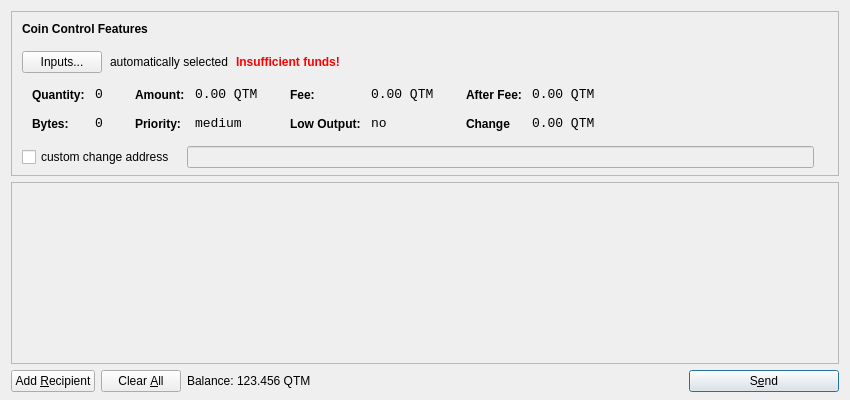
<?xml version="1.0" encoding="UTF-8"?>
<ui version="4.0">
 <class>SendCoinsDialog</class>
 <widget class="QDialog" name="SendCoinsDialog">
  <property name="geometry">
   <rect>
    <x>0</x>
    <y>0</y>
    <width>850</width>
    <height>400</height>
   </rect>
  </property>
  <property name="windowTitle">
   <string>Send Coins</string>
  </property>
  <layout class="QVBoxLayout" name="verticalLayout" stretch="0,1,0">
   <property name="bottomMargin">
    <number>8</number>
   </property>
   <item>
    <widget class="QFrame" name="frameCoinControl">
     <property name="sizePolicy">
      <sizepolicy hsizetype="Expanding" vsizetype="Expanding">
       <horstretch>0</horstretch>
       <verstretch>0</verstretch>
      </sizepolicy>
     </property>
     <property name="maximumSize">
      <size>
       <width>16777215</width>
       <height>16777215</height>
      </size>
     </property>
     <property name="frameShape">
      <enum>QFrame::StyledPanel</enum>
     </property>
     <property name="frameShadow">
      <enum>QFrame::Sunken</enum>
     </property>
     <layout class="QVBoxLayout" name="verticalLayoutCoinControl2">
      <property name="spacing">
       <number>-1</number>
      </property>
      <property name="leftMargin">
       <number>0</number>
      </property>
      <property name="topMargin">
       <number>0</number>
      </property>
      <property name="rightMargin">
       <number>0</number>
      </property>
      <property name="bottomMargin">
       <number>6</number>
      </property>
      <item>
       <layout class="QVBoxLayout" name="verticalLayoutCoinControl" stretch="0,0,0,0,1">
        <property name="spacing">
         <number>0</number>
        </property>
        <property name="leftMargin">
         <number>10</number>
        </property>
        <property name="topMargin">
         <number>10</number>
        </property>
        <item>
         <layout class="QHBoxLayout" name="horizontalLayoutCoinControl1">
          <property name="bottomMargin">
           <number>15</number>
          </property>
          <item>
           <widget class="QLabel" name="labelCoinControlFeatures">
            <property name="sizePolicy">
             <sizepolicy hsizetype="Preferred" vsizetype="Maximum">
              <horstretch>0</horstretch>
              <verstretch>0</verstretch>
             </sizepolicy>
            </property>
            <property name="font">
             <font>
              <weight>75</weight>
              <bold>true</bold>
             </font>
            </property>
            <property name="styleSheet">
             <string notr="true">font-weight:bold;</string>
            </property>
            <property name="text">
             <string>Coin Control Features</string>
            </property>
           </widget>
          </item>
         </layout>
        </item>
        <item>
         <layout class="QHBoxLayout" name="horizontalLayoutCoinControl2" stretch="0,0,0,0">
          <property name="spacing">
           <number>8</number>
          </property>
          <property name="bottomMargin">
           <number>10</number>
          </property>
          <item>
           <widget class="QPushButton" name="pushButtonCoinControl">
            <property name="styleSheet">
             <string notr="true"/>
            </property>
            <property name="text">
             <string>Inputs...</string>
            </property>
           </widget>
          </item>
          <item>
           <widget class="QLabel" name="labelCoinControlAutomaticallySelected">
            <property name="text">
             <string>automatically selected</string>
            </property>
            <property name="margin">
             <number>5</number>
            </property>
           </widget>
          </item>
          <item>
           <widget class="QLabel" name="labelCoinControlInsuffFunds">
            <property name="font">
             <font>
              <weight>75</weight>
              <bold>true</bold>
             </font>
            </property>
            <property name="styleSheet">
             <string notr="true">color:red;font-weight:bold;</string>
            </property>
            <property name="text">
             <string>Insufficient funds!</string>
            </property>
            <property name="margin">
             <number>5</number>
            </property>
           </widget>
          </item>
          <item>
           <spacer name="horizontalSpacerCoinControl">
            <property name="orientation">
             <enum>Qt::Horizontal</enum>
            </property>
            <property name="sizeHint" stdset="0">
             <size>
              <width>40</width>
              <height>1</height>
             </size>
            </property>
           </spacer>
          </item>
         </layout>
        </item>
        <item>
         <widget class="QWidget" name="widgetCoinControl" native="true">
          <property name="sizePolicy">
           <sizepolicy hsizetype="Preferred" vsizetype="Preferred">
            <horstretch>0</horstretch>
            <verstretch>0</verstretch>
           </sizepolicy>
          </property>
          <property name="minimumSize">
           <size>
            <width>0</width>
            <height>0</height>
           </size>
          </property>
          <property name="styleSheet">
           <string notr="true"/>
          </property>
          <layout class="QHBoxLayout" name="horizontalLayoutCoinControl5">
           <property name="margin">
            <number>0</number>
           </property>
           <item>
            <layout class="QHBoxLayout" name="horizontalLayoutCoinControl3" stretch="0,0,0,1">
             <property name="spacing">
              <number>20</number>
             </property>
             <property name="topMargin">
              <number>0</number>
             </property>
             <property name="bottomMargin">
              <number>10</number>
             </property>
             <item>
              <layout class="QFormLayout" name="formLayoutCoinControl1">
               <property name="horizontalSpacing">
                <number>10</number>
               </property>
               <property name="verticalSpacing">
                <number>14</number>
               </property>
               <property name="leftMargin">
                <number>10</number>
               </property>
               <property name="topMargin">
                <number>4</number>
               </property>
               <property name="rightMargin">
                <number>6</number>
               </property>
               <item row="0" column="0">
                <widget class="QLabel" name="labelCoinControlQuantityText">
                 <property name="styleSheet">
                  <string notr="true">font-weight:bold;</string>
                 </property>
                 <property name="text">
                  <string>Quantity:</string>
                 </property>
                 <property name="margin">
                  <number>0</number>
                 </property>
                </widget>
               </item>
               <item row="0" column="1">
                <widget class="QLabel" name="labelCoinControlQuantity">
                 <property name="font">
                  <font>
                   <family>Monospace</family>
                   <pointsize>10</pointsize>
                  </font>
                 </property>
                 <property name="cursor">
                  <cursorShape>IBeamCursor</cursorShape>
                 </property>
                 <property name="contextMenuPolicy">
                  <enum>Qt::ActionsContextMenu</enum>
                 </property>
                 <property name="text">
                  <string>0</string>
                 </property>
                 <property name="margin">
                  <number>0</number>
                 </property>
                 <property name="textInteractionFlags">
                  <set>Qt::LinksAccessibleByMouse|Qt::TextSelectableByKeyboard|Qt::TextSelectableByMouse</set>
                 </property>
                </widget>
               </item>
               <item row="1" column="0">
                <widget class="QLabel" name="labelCoinControlBytesText">
                 <property name="styleSheet">
                  <string notr="true">font-weight:bold;</string>
                 </property>
                 <property name="text">
                  <string>Bytes:</string>
                 </property>
                </widget>
               </item>
               <item row="1" column="1">
                <widget class="QLabel" name="labelCoinControlBytes">
                 <property name="font">
                  <font>
                   <family>Monospace</family>
                   <pointsize>10</pointsize>
                  </font>
                 </property>
                 <property name="cursor">
                  <cursorShape>IBeamCursor</cursorShape>
                 </property>
                 <property name="contextMenuPolicy">
                  <enum>Qt::ActionsContextMenu</enum>
                 </property>
                 <property name="text">
                  <string>0</string>
                 </property>
                 <property name="textInteractionFlags">
                  <set>Qt::LinksAccessibleByMouse|Qt::TextSelectableByKeyboard|Qt::TextSelectableByMouse</set>
                 </property>
                </widget>
               </item>
              </layout>
             </item>
             <item>
              <layout class="QFormLayout" name="formLayoutCoinControl2">
               <property name="horizontalSpacing">
                <number>10</number>
               </property>
               <property name="verticalSpacing">
                <number>14</number>
               </property>
               <property name="leftMargin">
                <number>6</number>
               </property>
               <property name="topMargin">
                <number>4</number>
               </property>
               <property name="rightMargin">
                <number>6</number>
               </property>
               <item row="0" column="0">
                <widget class="QLabel" name="labelCoinControlAmountText">
                 <property name="styleSheet">
                  <string notr="true">font-weight:bold;</string>
                 </property>
                 <property name="text">
                  <string>Amount:</string>
                 </property>
                 <property name="margin">
                  <number>0</number>
                 </property>
                </widget>
               </item>
               <item row="0" column="1">
                <widget class="QLabel" name="labelCoinControlAmount">
                 <property name="font">
                  <font>
                   <family>Monospace</family>
                   <pointsize>10</pointsize>
                  </font>
                 </property>
                 <property name="cursor">
                  <cursorShape>IBeamCursor</cursorShape>
                 </property>
                 <property name="contextMenuPolicy">
                  <enum>Qt::ActionsContextMenu</enum>
                 </property>
                 <property name="text">
                  <string>0.00 QTM</string>
                 </property>
                 <property name="textInteractionFlags">
                  <set>Qt::LinksAccessibleByMouse|Qt::TextSelectableByKeyboard|Qt::TextSelectableByMouse</set>
                 </property>
                </widget>
               </item>
               <item row="1" column="0">
                <widget class="QLabel" name="labelCoinControlPriorityText">
                 <property name="styleSheet">
                  <string notr="true">font-weight:bold;</string>
                 </property>
                 <property name="text">
                  <string>Priority:</string>
                 </property>
                </widget>
               </item>
               <item row="1" column="1">
                <widget class="QLabel" name="labelCoinControlPriority">
                 <property name="font">
                  <font>
                   <family>Monospace</family>
                   <pointsize>10</pointsize>
                  </font>
                 </property>
                 <property name="cursor">
                  <cursorShape>IBeamCursor</cursorShape>
                 </property>
                 <property name="contextMenuPolicy">
                  <enum>Qt::ActionsContextMenu</enum>
                 </property>
                 <property name="text">
                  <string>medium</string>
                 </property>
                 <property name="textInteractionFlags">
                  <set>Qt::LinksAccessibleByMouse|Qt::TextSelectableByKeyboard|Qt::TextSelectableByMouse</set>
                 </property>
                </widget>
               </item>
              </layout>
             </item>
             <item>
              <layout class="QFormLayout" name="formLayoutCoinControl3">
               <property name="horizontalSpacing">
                <number>10</number>
               </property>
               <property name="verticalSpacing">
                <number>14</number>
               </property>
               <property name="leftMargin">
                <number>6</number>
               </property>
               <property name="topMargin">
                <number>4</number>
               </property>
               <property name="rightMargin">
                <number>6</number>
               </property>
               <item row="0" column="0">
                <widget class="QLabel" name="labelCoinControlFeeText">
                 <property name="styleSheet">
                  <string notr="true">font-weight:bold;</string>
                 </property>
                 <property name="text">
                  <string>Fee:</string>
                 </property>
                 <property name="margin">
                  <number>0</number>
                 </property>
                </widget>
               </item>
               <item row="0" column="1">
                <widget class="QLabel" name="labelCoinControlFee">
                 <property name="font">
                  <font>
                   <family>Monospace</family>
                   <pointsize>10</pointsize>
                  </font>
                 </property>
                 <property name="cursor">
                  <cursorShape>IBeamCursor</cursorShape>
                 </property>
                 <property name="contextMenuPolicy">
                  <enum>Qt::ActionsContextMenu</enum>
                 </property>
                 <property name="text">
                  <string>0.00 QTM</string>
                 </property>
                 <property name="textInteractionFlags">
                  <set>Qt::LinksAccessibleByMouse|Qt::TextSelectableByKeyboard|Qt::TextSelectableByMouse</set>
                 </property>
                </widget>
               </item>
               <item row="1" column="0">
                <widget class="QLabel" name="labelCoinControlLowOutputText">
                 <property name="styleSheet">
                  <string notr="true">font-weight:bold;</string>
                 </property>
                 <property name="text">
                  <string>Low Output:</string>
                 </property>
                </widget>
               </item>
               <item row="1" column="1">
                <widget class="QLabel" name="labelCoinControlLowOutput">
                 <property name="font">
                  <font>
                   <family>Monospace</family>
                   <pointsize>10</pointsize>
                  </font>
                 </property>
                 <property name="cursor">
                  <cursorShape>IBeamCursor</cursorShape>
                 </property>
                 <property name="contextMenuPolicy">
                  <enum>Qt::ActionsContextMenu</enum>
                 </property>
                 <property name="text">
                  <string>no</string>
                 </property>
                 <property name="textInteractionFlags">
                  <set>Qt::LinksAccessibleByMouse|Qt::TextSelectableByKeyboard|Qt::TextSelectableByMouse</set>
                 </property>
                </widget>
               </item>
              </layout>
             </item>
             <item>
              <layout class="QFormLayout" name="formLayoutCoinControl4">
               <property name="horizontalSpacing">
                <number>10</number>
               </property>
               <property name="verticalSpacing">
                <number>14</number>
               </property>
               <property name="leftMargin">
                <number>6</number>
               </property>
               <property name="topMargin">
                <number>4</number>
               </property>
               <property name="rightMargin">
                <number>6</number>
               </property>
               <item row="0" column="0">
                <widget class="QLabel" name="labelCoinControlAfterFeeText">
                 <property name="styleSheet">
                  <string notr="true">font-weight:bold;</string>
                 </property>
                 <property name="text">
                  <string>After Fee:</string>
                 </property>
                 <property name="margin">
                  <number>0</number>
                 </property>
                </widget>
               </item>
               <item row="0" column="1">
                <widget class="QLabel" name="labelCoinControlAfterFee">
                 <property name="font">
                  <font>
                   <family>Monospace</family>
                   <pointsize>10</pointsize>
                  </font>
                 </property>
                 <property name="cursor">
                  <cursorShape>IBeamCursor</cursorShape>
                 </property>
                 <property name="contextMenuPolicy">
                  <enum>Qt::ActionsContextMenu</enum>
                 </property>
                 <property name="text">
                  <string>0.00 QTM</string>
                 </property>
                 <property name="textInteractionFlags">
                  <set>Qt::LinksAccessibleByMouse|Qt::TextSelectableByKeyboard|Qt::TextSelectableByMouse</set>
                 </property>
                </widget>
               </item>
               <item row="1" column="0">
                <widget class="QLabel" name="labelCoinControlChangeText">
                 <property name="styleSheet">
                  <string notr="true">font-weight:bold;</string>
                 </property>
                 <property name="text">
                  <string>Change</string>
                 </property>
                </widget>
               </item>
               <item row="1" column="1">
                <widget class="QLabel" name="labelCoinControlChange">
                 <property name="font">
                  <font>
                   <family>Monospace</family>
                   <pointsize>10</pointsize>
                  </font>
                 </property>
                 <property name="cursor">
                  <cursorShape>IBeamCursor</cursorShape>
                 </property>
                 <property name="contextMenuPolicy">
                  <enum>Qt::ActionsContextMenu</enum>
                 </property>
                 <property name="text">
                  <string>0.00 QTM</string>
                 </property>
                 <property name="textInteractionFlags">
                  <set>Qt::LinksAccessibleByMouse|Qt::TextSelectableByKeyboard|Qt::TextSelectableByMouse</set>
                 </property>
                </widget>
               </item>
              </layout>
             </item>
            </layout>
           </item>
          </layout>
         </widget>
        </item>
        <item>
         <layout class="QHBoxLayout" name="horizontalLayoutCoinControl4" stretch="0,0,0">
          <property name="spacing">
           <number>12</number>
          </property>
          <property name="sizeConstraint">
           <enum>QLayout::SetDefaultConstraint</enum>
          </property>
          <property name="topMargin">
           <number>5</number>
          </property>
          <property name="rightMargin">
           <number>5</number>
          </property>
          <item>
           <widget class="QCheckBox" name="checkBoxCoinControlChange">
            <property name="text">
             <string>custom change address</string>
            </property>
           </widget>
          </item>
          <item>
           <widget class="QLineEdit" name="lineEditCoinControlChange">
            <property name="enabled">
             <bool>false</bool>
            </property>
            <property name="sizePolicy">
             <sizepolicy hsizetype="Expanding" vsizetype="Fixed">
              <horstretch>0</horstretch>
              <verstretch>0</verstretch>
             </sizepolicy>
            </property>
           </widget>
          </item>
          <item>
           <widget class="QLabel" name="labelCoinControlChangeLabel">
            <property name="sizePolicy">
             <sizepolicy hsizetype="Preferred" vsizetype="Expanding">
              <horstretch>0</horstretch>
              <verstretch>0</verstretch>
             </sizepolicy>
            </property>
            <property name="minimumSize">
             <size>
              <width>0</width>
              <height>0</height>
             </size>
            </property>
            <property name="text">
             <string/>
            </property>
            <property name="margin">
             <number>3</number>
            </property>
           </widget>
          </item>
         </layout>
        </item>
        <item>
         <spacer name="verticalSpacerCoinControl">
          <property name="orientation">
           <enum>Qt::Vertical</enum>
          </property>
          <property name="sizeHint" stdset="0">
           <size>
            <width>800</width>
            <height>1</height>
           </size>
          </property>
         </spacer>
        </item>
       </layout>
      </item>
     </layout>
    </widget>
   </item>
   <item>
    <widget class="QScrollArea" name="scrollArea">
     <property name="widgetResizable">
      <bool>true</bool>
     </property>
     <widget class="QWidget" name="scrollAreaWidgetContents">
      <property name="geometry">
       <rect>
        <x>0</x>
        <y>0</y>
        <width>830</width>
        <height>165</height>
       </rect>
      </property>
      <layout class="QVBoxLayout" name="verticalLayout_2">
       <property name="margin">
        <number>0</number>
       </property>
       <item>
        <layout class="QVBoxLayout" name="entries">
         <property name="spacing">
          <number>6</number>
         </property>
        </layout>
       </item>
       <item>
        <spacer name="verticalSpacer">
         <property name="orientation">
          <enum>Qt::Vertical</enum>
         </property>
         <property name="sizeHint" stdset="0">
          <size>
           <width>20</width>
           <height>40</height>
          </size>
         </property>
        </spacer>
       </item>
      </layout>
     </widget>
    </widget>
   </item>
   <item>
    <layout class="QHBoxLayout" name="horizontalLayout">
     <item>
      <widget class="QPushButton" name="addButton">
       <property name="toolTip">
        <string>Send to multiple recipients at once</string>
       </property>
       <property name="text">
        <string>Add &amp;Recipient</string>
       </property>
       <property name="icon">
        <iconset resource="../bitcoin.qrc">
         <normaloff>:/icons/add</normaloff>:/icons/add</iconset>
       </property>
       <property name="autoDefault">
        <bool>false</bool>
       </property>
      </widget>
     </item>
     <item>
      <widget class="QPushButton" name="clearButton">
       <property name="sizePolicy">
        <sizepolicy hsizetype="Minimum" vsizetype="Fixed">
         <horstretch>0</horstretch>
         <verstretch>0</verstretch>
        </sizepolicy>
       </property>
       <property name="toolTip">
        <string>Remove all transaction fields</string>
       </property>
       <property name="text">
        <string>Clear &amp;All</string>
       </property>
       <property name="icon">
        <iconset resource="../bitcoin.qrc">
         <normaloff>:/icons/remove</normaloff>:/icons/remove</iconset>
       </property>
       <property name="autoRepeatDelay">
        <number>300</number>
       </property>
       <property name="autoDefault">
        <bool>false</bool>
       </property>
      </widget>
     </item>
     <item>
      <layout class="QHBoxLayout" name="horizontalLayout_2">
       <property name="spacing">
        <number>3</number>
       </property>
       <item>
        <widget class="QLabel" name="label">
         <property name="sizePolicy">
          <sizepolicy hsizetype="Preferred" vsizetype="Fixed">
           <horstretch>0</horstretch>
           <verstretch>0</verstretch>
          </sizepolicy>
         </property>
         <property name="text">
          <string>Balance:</string>
         </property>
        </widget>
       </item>
       <item>
        <widget class="QLabel" name="labelBalance">
         <property name="sizePolicy">
          <sizepolicy hsizetype="Preferred" vsizetype="Fixed">
           <horstretch>0</horstretch>
           <verstretch>0</verstretch>
          </sizepolicy>
         </property>
         <property name="cursor">
          <cursorShape>IBeamCursor</cursorShape>
         </property>
         <property name="text">
          <string>123.456 QTM</string>
         </property>
         <property name="textInteractionFlags">
          <set>Qt::LinksAccessibleByMouse|Qt::TextSelectableByKeyboard|Qt::TextSelectableByMouse</set>
         </property>
        </widget>
       </item>
      </layout>
     </item>
     <item>
      <spacer name="horizontalSpacer">
       <property name="orientation">
        <enum>Qt::Horizontal</enum>
       </property>
       <property name="sizeHint" stdset="0">
        <size>
         <width>40</width>
         <height>20</height>
        </size>
       </property>
      </spacer>
     </item>
     <item>
      <widget class="QPushButton" name="sendButton">
       <property name="minimumSize">
        <size>
         <width>150</width>
         <height>0</height>
        </size>
       </property>
       <property name="toolTip">
        <string>Confirm the send action</string>
       </property>
       <property name="text">
        <string>S&amp;end</string>
       </property>
       <property name="icon">
        <iconset resource="../bitcoin.qrc">
         <normaloff>:/icons/send</normaloff>:/icons/send</iconset>
       </property>
       <property name="default">
        <bool>true</bool>
       </property>
      </widget>
     </item>
    </layout>
   </item>
  </layout>
 </widget>
 <resources>
  <include location="../bitcoin.qrc"/>
 </resources>
 <connections/>
</ui>
